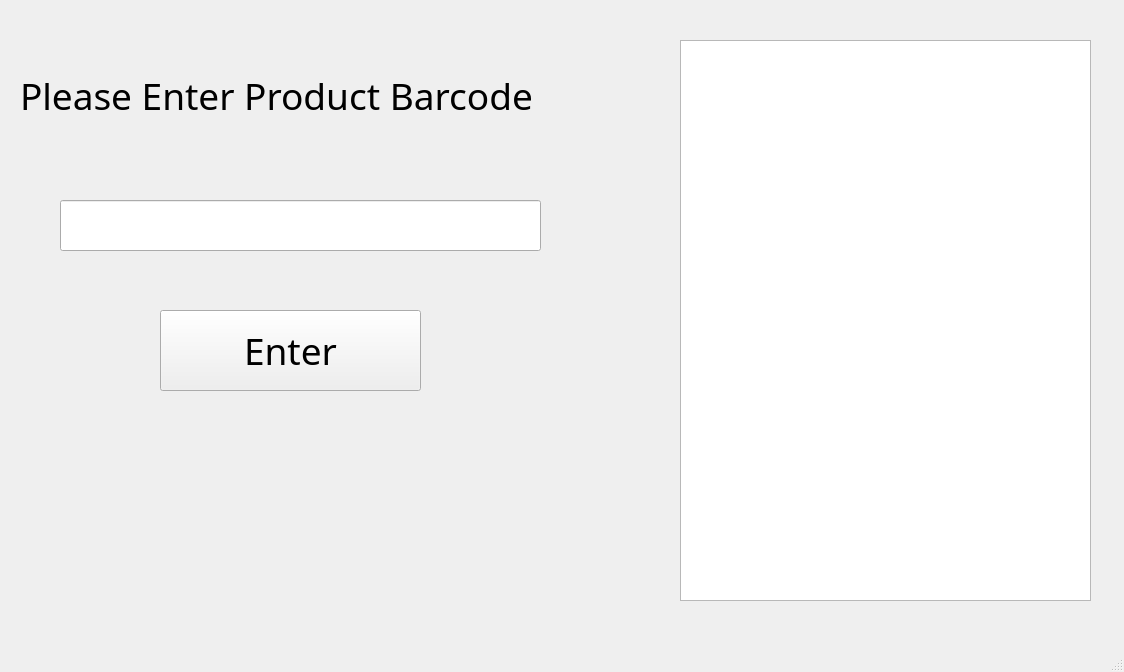
<?xml version="1.0" encoding="UTF-8"?>
<ui version="4.0">
 <class>MainWindow</class>
 <widget class="QMainWindow" name="MainWindow">
  <property name="geometry">
   <rect>
    <x>0</x>
    <y>0</y>
    <width>1124</width>
    <height>672</height>
   </rect>
  </property>
  <property name="windowTitle">
   <string>MainWindow</string>
  </property>
  <widget class="QWidget" name="centralwidget">
   <widget class="QLineEdit" name="lineEdit">
    <property name="geometry">
     <rect>
      <x>60</x>
      <y>200</y>
      <width>481</width>
      <height>51</height>
     </rect>
    </property>
   </widget>
   <widget class="QLabel" name="label">
    <property name="geometry">
     <rect>
      <x>20</x>
      <y>0</y>
      <width>711</width>
      <height>191</height>
     </rect>
    </property>
    <property name="font">
     <font>
      <family>Sitka Heading</family>
      <pointsize>28</pointsize>
     </font>
    </property>
    <property name="text">
     <string>Please Enter Product Barcode</string>
    </property>
   </widget>
   <widget class="QPushButton" name="pushButton">
    <property name="geometry">
     <rect>
      <x>160</x>
      <y>310</y>
      <width>261</width>
      <height>81</height>
     </rect>
    </property>
    <property name="font">
     <font>
      <family>Sitka</family>
      <pointsize>28</pointsize>
     </font>
    </property>
    <property name="text">
     <string>Enter</string>
    </property>
   </widget>
   <widget class="QListView" name="listView">
    <property name="geometry">
     <rect>
      <x>680</x>
      <y>40</y>
      <width>411</width>
      <height>561</height>
     </rect>
    </property>
   </widget>
  </widget>
  <widget class="QMenuBar" name="menubar">
   <property name="geometry">
    <rect>
     <x>0</x>
     <y>0</y>
     <width>1124</width>
     <height>26</height>
    </rect>
   </property>
  </widget>
  <widget class="QStatusBar" name="statusbar"/>
 </widget>
 <resources/>
 <connections/>
</ui>
